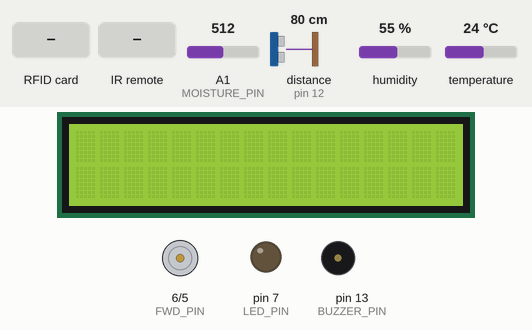
Recording of a program running on a simulated Arduino Mega 2560, built with avr-gcc and run on an emulated ATmega2560. Shown: 16×2 character LCD, motor-driver pin pairs drawn as motors (green arrow = first pin HIGH = forward, orange = second pin HIGH = backward, longer = more drive), output pins drawn as LEDs (lit = HIGH), buzzer (waves = sounding). The test bench sets the inputs (shaded band); at power-on: A1 (MOISTURE_PIN) = 512, distance to the obstacle (sensor on pin 12) 80 cm, humidity 55 %, temperature 24 °C. The echo pulse lasts 58.3 µs per cm; pins used as bus, display or sensor lines are not drawn; what the program prints to the serial monitor is not drawn.

Above: at 1.3 s.
1.4 s: RFID card AA F1 8D 81 held to the reader
At 2.8 s:
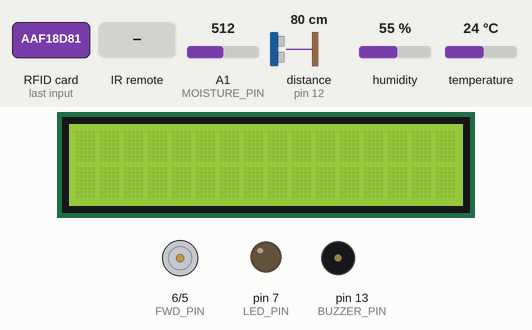
3.2 s: infrared code 0xFF906F received
At 5.7 s:
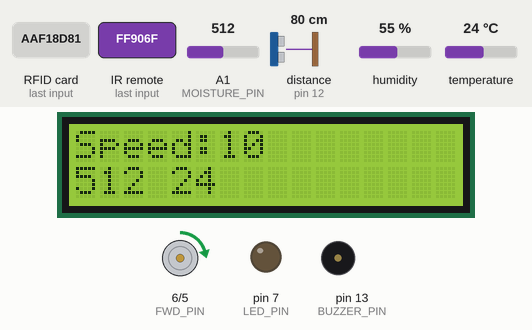
6.2 s: RFID card 5E 7A 19 C4 held to the reader
At 7.1 s:
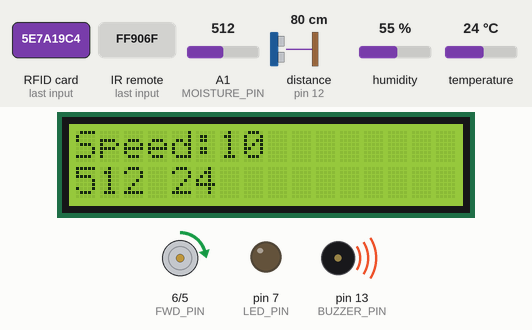
Timing chart, 0 to 11.8 s (numbered marks = the images above; inputs shaded):
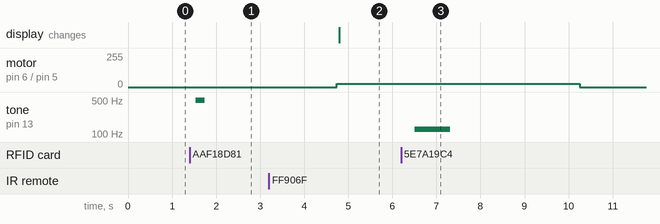

Measured:
- after the input at 1.4 s, tone on pin 13 (BUZZER_PIN): silent → 496 Hz after 0.14 s, → silent 0.20 s later
- after the input at 3.2 s, motor on pin 6 (FWD_PIN) / pin 5 (BACK_PIN): stopped → forward 25/255 after 1.5 s; the display: changes after 1.6 s (image 2)
- after the input at 6.2 s, motor on pin 6 (FWD_PIN) / pin 5 (BACK_PIN): forward 25/255 → stopped after 4.1 s; tone on pin 13 (BUZZER_PIN): silent → 125 Hz after 0.31 s, → silent 0.80 s later

The program:

main.cpp
```cpp
#include <Arduino.h>
#include <string.h>
#include <dht.h>
#include <SPI.h>
#include <MFRC522.h>
#include <IRremote.h>
#include <LiquidCrystal.h>

#define FWD_PIN 6
#define BACK_PIN 5
#define TRIG_PIN 31
#define ECHO_PIN 12
#define LED_PIN 7
#define BUZZER_PIN 13
#define MOISTURE_POWER 49
#define MOISTURE_PIN A1
#define DHT11_PIN A0
#define SS_PIN 53
#define RST_PIN 4
#define LCD_PIN 26
#define IR_PIN 22

#define ONE 16724175
#define TWO 16718055
#define THREE 16743045
#define UP 16748655
#define DOWN 16769055

int temp;
int moisture;
dht DHT;

MFRC522 mfrc522(SS_PIN, RST_PIN);

IRrecv irrecv(IR_PIN);
decode_results results;

LiquidCrystal lcd(2, 3, 8, 9, 10, 11);

long duration;
long distance;
int access = 0;
int start_run = 0;
int duty_cycle = 0;
double ctrl_speed = 0;
int led_brightness = 0;

void sendData(const char *, double);
void buzzerControl(int);
void ultrasonicControl();
void motorControl();
int sensorControl();
int rfidControl();
void irControl();
void lcdControl();

void setup()
{
    // Motor Setup
    pinMode(FWD_PIN, OUTPUT);
    pinMode(BACK_PIN, OUTPUT);

    // Ultrasonic Setup
    pinMode(TRIG_PIN, OUTPUT);
    pinMode(ECHO_PIN, INPUT);

    // Buzzer and LED Setup
    pinMode(BUZZER_PIN, OUTPUT);
    pinMode(LED_PIN, OUTPUT);
    digitalWrite(BUZZER_PIN, LOW);
    digitalWrite(LED_PIN, LOW);

    //Moisture Sensor Setup
    pinMode(MOISTURE_POWER, OUTPUT);
    digitalWrite(MOISTURE_POWER, LOW);

    // LCD Setup
    pinMode(LCD_PIN, OUTPUT);
    analogWrite(LCD_PIN, 120);
    lcd.begin(16, 2);
    lcd.on();

    Serial.begin(9600);

    // IR Setup
    irrecv.enableIRIn();

    // RFID Setup
    SPI.begin();
    mfrc522.PCD_Init();
    Serial.println("Approximate your card to the reader...");
    Serial.println();
}

void loop()
{
    access = rfidControl();
    if((access == 1) && sensorControl())
    {
        ultrasonicControl();
        irControl();
        motorControl();
        sensorControl();
        lcdControl();
    }
    else
    {
        sendData("speed", 0);
        analogWrite(FWD_PIN, 0);
        analogWrite(BACK_PIN, 0);
    }

    delay(250);
}

void sendData(const char *setting, double data)
{
    Serial.print(setting);
    Serial.print(":");
    Serial.println(data);
}

void buzzerControl(int freq)
{
    for(int i = 0; i < 100; ++i)
    {
        digitalWrite(BUZZER_PIN, HIGH);
        delay(freq);
        digitalWrite(BUZZER_PIN, LOW);
        delay(freq);
    }
}

void motorControl()
{
    // From 10cm to 110cm
    double speed_out;
    double speed = map(constrain(distance, 10, 100), 10, 100, 0, 255);
    if(ctrl_speed < speed)
        speed_out = ctrl_speed;
    else
        speed_out = speed;

    analogWrite(FWD_PIN, speed_out);
    analogWrite(BACK_PIN, 0);
    sendData("speed", speed_out);
}

void ultrasonicControl()
{
    // Trigger sensor
    digitalWrite(TRIG_PIN, LOW);
    delayMicroseconds(5);
    digitalWrite(TRIG_PIN, HIGH);
    delayMicroseconds(10);
    digitalWrite(TRIG_PIN, LOW);

    // Read duration and get distance
    duration = pulseIn(ECHO_PIN, HIGH);
    distance = (duration / 2.0) / 29.1;

    sendData("distance", distance);
}

int sensorControl()
{
    digitalWrite(MOISTURE_POWER, HIGH);
	delay(10);
	moisture = analogRead(MOISTURE_PIN);
	digitalWrite(MOISTURE_POWER, LOW);
    sendData("coolant", moisture);

    DHT.read11(DHT11_PIN);
    temp = DHT.temperature;
    sendData("temp", temp);
    return temp < 36 && moisture > 100;
}

int rfidControl()
{
    // Look for new cards
    if(!mfrc522.PICC_IsNewCardPresent())
        return access;

    // Select one of the cards
    if(!mfrc522.PICC_ReadCardSerial())
        return access;

    //Show UID on serial monitor
    Serial.print("UID tag :");
    String content= "";
    //byte letter;
    for(byte i = 0; i < mfrc522.uid.size; i++)
    {
        Serial.print(mfrc522.uid.uidByte[i] < 0x10 ? " 0" : " ");
        Serial.print(mfrc522.uid.uidByte[i], HEX);
        content.concat(String(mfrc522.uid.uidByte[i] < 0x10 ? " 0" : " "));
        content.concat(String(mfrc522.uid.uidByte[i], HEX));
    }

    Serial.println();
    Serial.print("Message : ");
    content.toUpperCase();
    if(content.substring(1) == "AA F1 8D 81")
    {
        buzzerControl(1);
        Serial.println("Access granted");
        Serial.println();
        sendData("access", 1);
        delay(3000);
        return 1;
    }
    else
    {
        buzzerControl(4);
        Serial.println("Access denied");
        sendData("access", 0);
        delay(3000);
        return 0;
    }
}

void irControl()
{
    if(irrecv.decode(&results))
    {
        sendData("IR_DATA", results.value);
        switch(results.value)
        {
            case ONE:
                led_brightness = 0;
                break;
            case TWO:
                led_brightness = 127;
                break;
            case THREE:
                led_brightness = 255;
                break;
            case UP:
                if(ctrl_speed <= 229.5)
                    ctrl_speed += 25.5;
                break;
            case DOWN:
                if(ctrl_speed >= 25.5)
                    ctrl_speed -= 25.5;
                break;
        }
        analogWrite(LED_PIN, led_brightness);
        sendData("headlight", led_brightness);
        irrecv.resume();
    }
}

void lcdControl()
{
    char buf[6];
    lcd.setCursor(0, 0);
    lcd.write("Speed:");
    int speed = (int)(ctrl_speed / 255 * 100);
    sprintf(buf, "%d", speed);
    lcd.setCursor(6, 0);
    lcd.write(buf);
    lcd.setCursor(0, 1);
    sprintf(buf, "%d", moisture);
    lcd.write(buf);
    lcd.setCursor(4, 1);
    sprintf(buf, "%d", temp);
    lcd.write(buf);
}
```
